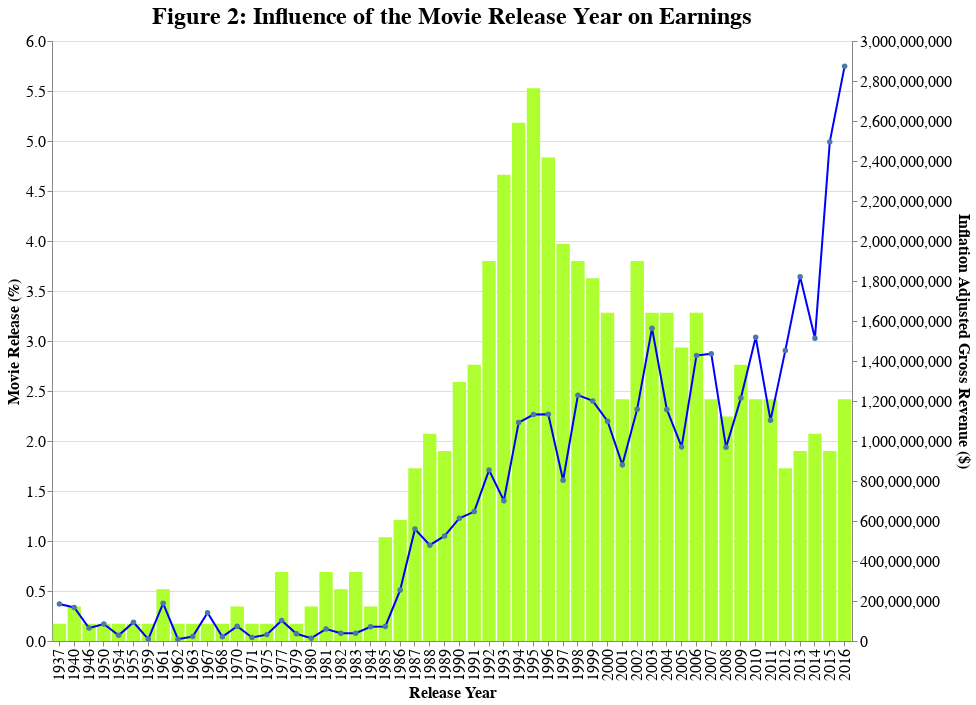

Notebook source saved alongside this figure:
### Markdown cell above
Next, we explore number of Disney movies that were released each year, and how their earnings have changed over the years. Has Disney movies gained more popularity over the years?

`combined_yearly_plot` displays percent of movies that have released each year in the bar graph (y-axis on left), and yearly total earnings in the line graph (y-axis on right). Important to note, bucketing for this analysis is based on the year of the movie release.

### Code cell
# Percentage of movies released each year
movie_years = frequency_table(gross_earning, 'Release_Year', 'Year', 'Frequency')

# Total earning based on the year of the movie release
earning_year = gross_earning.drop(columns=['movie_title','genre','MPAA_rating','Release_Day','Release_Month']).groupby(
    by = 'Release_Year').sum().reset_index().rename(columns={'Release_Year': 'Year'})

# Figure 2 to show percentage of movies released each year along with their inflation adjusted gross earnings
year_freq = alt.Chart(movie_years).mark_bar(color = 'greenyellow').encode(
            alt.X('Year', title = 'Release Year', sort='x'),
            alt.Y('frequency_percent', title = 'Movie Release (%)'))

year_earning = alt.Chart(earning_year).mark_line(color = 'blue', point=True).encode(
            alt.X('Year', title = 'Release Year'),
            alt.Y('inflation_adjusted_gross', title = 'Inflation Adjusted Gross Revenue ($)'))

combined_yearly_plot = alt.layer(year_freq, year_earning).properties(
    height=600, width=800, title="Figure 2: Influence of the Movie Release Year on Earnings").resolve_scale(
    y = 'independent').configure_axis(
    labelFontSize=16, titleFontSize=16).configure_title(fontSize=24)

combined_yearly_plot

### Figure 1 — Vega-Lite specification as saved in the notebook (floating-point values rounded to 4 significant figures)
{"config": {"view": {"continuousWidth": 400, "continuousHeight": 300}, "axis": {"labelFontSize": 16, "titleFontSize": 16}, "title": {"fontSize": 24}}, "layer": [{"data": {"name": "data-9fd970a4c3795376e2b0df02f9119b9a"}, "mark": {"type": "bar", "color": "greenyellow"}, "encoding": {"x": {"type": "nominal", "field": "Year", "sort": "x", "title": "Release Year"}, "y": {"type": "quantitative", "field": "frequency_percent", "title": "Movie Release (%)"}}}, {"data": {"name": "data-8cb76b2f2e41d4a348c3e9b50c30025a"}, "mark": {"type": "line", "color": "blue", "point": true}, "encoding": {"x": {"type": "nominal", "field": "Year", "title": "Release Year"}, "y": {"type": "quantitative", "field": "inflation_adjusted_gross", "title": "Inflation Adjusted Gross Revenue ($)"}}}], "height": 600, "resolve": {"scale": {"y": "independent"}}, "title": "Figure 2: Influence of the Movie Release Year on Earnings", "width": 800, "$schema": "https://vega.github.io/schema/vega-lite/v4.8.1.json", "datasets": {"data-9fd970a4c3795376e2b0df02f9119b9a": [{"Year": "1995", "frequency_percent": 5.527}, {"Year": "1994", "frequency_percent": 5.181}, {"Year": "1996", "frequency_percent": 4.836}, {"Year": "1993", "frequency_percent": 4.663}, {"Year": "1997", "frequency_percent": 3.972}, {"Year": "1998", "frequency_percent": 3.8}, {"Year": "2002", "frequency_percent": 3.8}, {"Year": "1992", "frequency_percent": 3.8}, {"Year": "1999", "frequency_percent": 3.627}, {"Year": "2006", "frequency_percent": 3.282}, {"Year": "2003", "frequency_percent": 3.282}, {"Year": "2000", "frequency_percent": 3.282}, {"Year": "2004", "frequency_percent": 3.282}, {"Year": "2005", "frequency_percent": 2.936}, {"Year": "2009", "frequency_percent": 2.763}, {"Year": "1991", "frequency_percent": 2.763}, {"Year": "1990", "frequency_percent": 2.591}, {"Year": "2016", "frequency_percent": 2.418}, {"Year": "2011", "frequency_percent": 2.418}, {"Year": "2007", "frequency_percent": 2.418}, {"Year": "2001", "frequency_percent": 2.418}, {"Year": "2010", "frequency_percent": 2.418}, {"Year": "2008", "frequency_percent": 2.245}, {"Year": "1988", "frequency_percent": 2.073}, {"Year": "2014", "frequency_percent": 2.073}, {"Year": "2013", "frequency_percent": 1.9}, {"Year": "2015", "frequency_percent": 1.9}, {"Year": "1989", "frequency_percent": 1.9}, {"Year": "1987", "frequency_percent": 1.727}, {"Year": "2012", "frequency_percent": 1.727}, {"Year": "1986", "frequency_percent": 1.209}, {"Year": "1985", "frequency_percent": 1.036}, {"Year": "1977", "frequency_percent": 0.6908}, {"Year": "1981", "frequency_percent": 0.6908}, {"Year": "1983", "frequency_percent": 0.6908}, {"Year": "1961", "frequency_percent": 0.5181}, {"Year": "1982", "frequency_percent": 0.5181}, {"Year": "1980", "frequency_percent": 0.3454}, {"Year": "1984", "frequency_percent": 0.3454}, {"Year": "1970", "frequency_percent": 0.3454}, {"Year": "1940", "frequency_percent": 0.3454}, {"Year": "1971", "frequency_percent": 0.1727}, {"Year": "1950", "frequency_percent": 0.1727}, {"Year": "1979", "frequency_percent": 0.1727}, {"Year": "1975", "frequency_percent": 0.1727}, {"Year": "1963", "frequency_percent": 0.1727}, {"Year": "1968", "frequency_percent": 0.1727}, {"Year": "1946", "frequency_percent": 0.1727}, {"Year": "1937", "frequency_percent": 0.1727}, {"Year": "1954", "frequency_percent": 0.1727}, {"Year": "1955", "frequency_percent": 0.1727}, {"Year": "1967", "frequency_percent": 0.1727}, {"Year": "1962", "frequency_percent": 0.1727}, {"Year": "1959", "frequency_percent": 0.1727}], "data-8cb76b2f2e41d4a348c3e9b50c30025a": [{"Year": "1937", "total_gross": 184925485, "inflation_adjusted_gross": 184925485}, {"Year": "1940", "total_gross": 167620000, "inflation_adjusted_gross": 167620000}, {"Year": "1946", "total_gross": 65000000, "inflation_adjusted_gross": 65000000}, {"Year": "1950", "total_gross": 85000000, "inflation_adjusted_gross": 85000000}, {"Year": "1954", "total_gross": 28200000, "inflation_adjusted_gross": 28200000}, {"Year": "1955", "total_gross": 93600000, "inflation_adjusted_gross": 93600000}, {"Year": "1959", "total_gross": 9464608, "inflation_adjusted_gross": 9464608}, {"Year": "1961", "total_gross": 188599723, "inflation_adjusted_gross": 188599723}, {"Year": "1962", "total_gross": 9230769, "inflation_adjusted_gross": 9230769}, {"Year": "1963", "total_gross": 22182353, "inflation_adjusted_gross": 22182353}, {"Year": "1967", "total_gross": 141843000, "inflation_adjusted_gross": 141843000}, {"Year": "1968", "total_gross": 21540050, "inflation_adjusted_gross": 21540050}, {"Year": "1970", "total_gross": 74282749, "inflation_adjusted_gross": 74282749}, {"Year": "1971", "total_gross": 17871174, "inflation_adjusted_gross": 17871174}, {"Year": "1975", "total_gross": 31916500, "inflation_adjusted_gross": 31916500}, {"Year": "1977", "total_gross": 102717599, "inflation_adjusted_gross": 102717599}, {"Year": "1979", "total_gross": 35841901, "inflation_adjusted_gross": 35841901}, {"Year": "1980", "total_gross": 13900000, "inflation_adjusted_gross": 13900000}, {"Year": "1981", "total_gross": 59899231, "inflation_adjusted_gross": 59899231}, {"Year": "1982", "total_gross": 38617984, "inflation_adjusted_gross": 38617984}, {"Year": "1983", "total_gross": 38833732, "inflation_adjusted_gross": 38833732}, {"Year": "1984", "total_gross": 70999495, "inflation_adjusted_gross": 70999495}, {"Year": "1985", "total_gross": 72981626, "inflation_adjusted_gross": 72981626}, {"Year": "1986", "total_gross": 254523258, "inflation_adjusted_gross": 254523258}, {"Year": "1987", "total_gross": 560208813, "inflation_adjusted_gross": 560208813}, {"Year": "1988", "total_gross": 479129298, "inflation_adjusted_gross": 479129298}, {"Year": "1989", "total_gross": 525447310, "inflation_adjusted_gross": 525447310}, {"Year": "1990", "total_gross": 613857056, "inflation_adjusted_gross": 613857056}, {"Year": "1991", "total_gross": 647050340, "inflation_adjusted_gross": 647050340}, {"Year": "1992", "total_gross": 854534354, "inflation_adjusted_gross": 854534354}, {"Year": "1993", "total_gross": 701652109, "inflation_adjusted_gross": 701652109}, {"Year": "1994", "total_gross": 1092255030, "inflation_adjusted_gross": 1092255030}, {"Year": "1995", "total_gross": 1131964294, "inflation_adjusted_gross": 1131964294}, {"Year": "1996", "total_gross": 1134044721, "inflation_adjusted_gross": 1134044721}, {"Year": "1997", "total_gross": 803617066, "inflation_adjusted_gross": 803617066}, {"Year": "1998", "total_gross": 1229279167, "inflation_adjusted_gross": 1229279167}, {"Year": "1999", "total_gross": 1200292143, "inflation_adjusted_gross": 1200292143}, {"Year": "2000", "total_gross": 1098929717, "inflation_adjusted_gross": 1098929717}, {"Year": "2001", "total_gross": 881246784, "inflation_adjusted_gross": 881246784}, {"Year": "2002", "total_gross": 1159269061, "inflation_adjusted_gross": 1159269061}, {"Year": "2003", "total_gross": 1564114393, "inflation_adjusted_gross": 1564114393}, {"Year": "2004", "total_gross": 1157899879, "inflation_adjusted_gross": 1157899879}, {"Year": "2005", "total_gross": 970646842, "inflation_adjusted_gross": 970646842}, {"Year": "2006", "total_gross": 1427356974, "inflation_adjusted_gross": 1427356974}, {"Year": "2007", "total_gross": 1436787754, "inflation_adjusted_gross": 1436787754}, {"Year": "2008", "total_gross": 968276109, "inflation_adjusted_gross": 968276109}, {"Year": "2009", "total_gross": 1215142753, "inflation_adjusted_gross": 1215142753}, {"Year": "2010", "total_gross": 1518975880, "inflation_adjusted_gross": 1518975880}, {"Year": "2011", "total_gross": 1103207068, "inflation_adjusted_gross": 1103207068}, {"Year": "2012", "total_gross": 1452972057, "inflation_adjusted_gross": 1452972057}, {"Year": "2013", "total_gross": 1821352070, "inflation_adjusted_gross": 1821352070}, {"Year": "2014", "total_gross": 1514179473, "inflation_adjusted_gross": 1514179473}, {"Year": "2015", "total_gross": 2495662696, "inflation_adjusted_gross": 2495662696}, {"Year": "2016", "total_gross": 2873393105, "inflation_adjusted_gross": 2873393105}]}}
